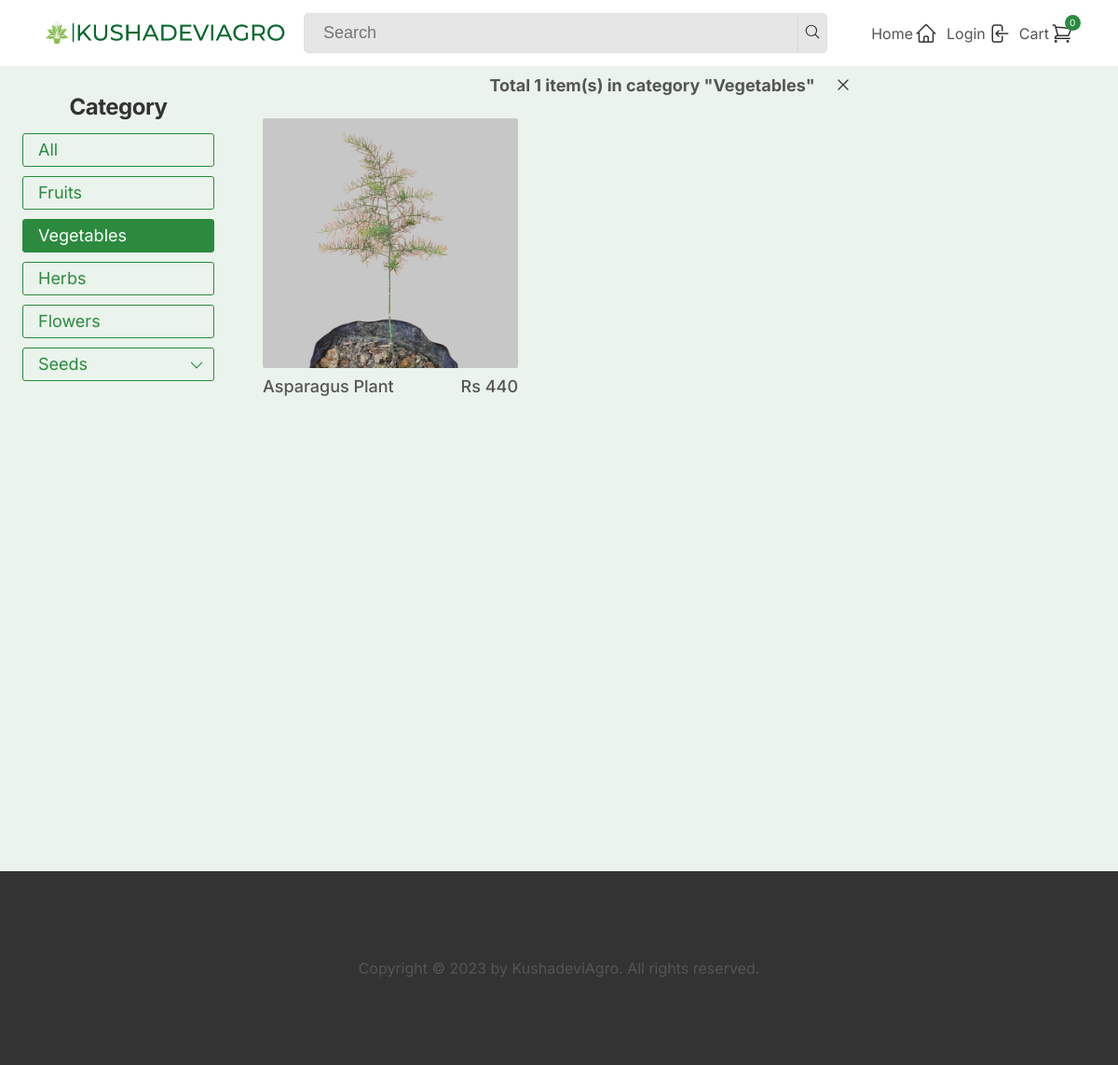
The page /shop/index.php?m_cat_id=2&m_cat_name=Vegetables on the database its author committed.
### tables this page shows
CREATE TABLE `t_main_category` (
  `m_cat_id` int NOT NULL,
  `m_cat_name` varchar(50) NOT NULL
);

CREATE TABLE `t_product` (
  `p_id` int NOT NULL,
  `p_name` varchar(255) NOT NULL,
  `p_price` int NOT NULL,
  `p_available_qty` int NOT NULL,
  `p_featured_photo` varchar(255) NOT NULL,
  `p_description` text NOT NULL,
  `m_cat_id` int NOT NULL,
  `s_cat_id` int DEFAULT NULL,
  `p_is_featured` int NOT NULL,
  `p_is_active` int NOT NULL
);

### shop/product-category.php (the view, shortened to what this page needs)
<?php require("../admin/config.php") ?>
<?php
$query = "select * from t_main_category;";
$resu = mysqli_query($conn, $query);
?>
<aside class="sidebar">
  <div class="center-text margin-bottom-sm">
    <h2 class="heading-tertiary">Category</h2>
  </div>
  <ul class="sidebar-main-list">
    <li>
      <a href="index.php" class="btn btn-ghost btn-small <?php if (!isset($_REQUEST["m_cat_id"])) {
          unset($_SESSION["main_category"]);
          unset($_SESSION["sub_category"]);
          echo "make-btn-full";
      } ?>">All</a>
    </li>
    <?php foreach ($resu as $m_cat) { ?>
      <li class="main-menu">
        <a href="index.php?m_cat_id=<?php echo $m_cat["m_cat_id"]; ?>&m_cat_name=<?php echo $m_cat["m_cat_name"]; ?>" class="btn btn-ghost btn-small main-link <?php if (isset($_REQUEST["m_cat_id"]) && $_REQUEST["m_cat_id"] == $m_cat["m_cat_id"]) {
            echo "make-btn-full";
        } ?>"><?php echo $m_cat["m_cat_name"] ?></a>
        <?php
        $query = "select * from t_sub_category where m_cat_id = ?";
        $stmt = mysqli_stmt_init($conn);
        mysqli_stmt_prepare($stmt, $query);
        mysqli_stmt_bind_param($stmt, "i", $m_cat["m_cat_id"]);
        mysqli_stmt_execute($stmt);
        $res = mysqli_stmt_get_result($stmt);
        $total = mysqli_num_rows($res);
        ?>
        <?php if ($total>0) { ?>
      <label for="toggle<?php echo $m_cat["m_cat_id"];?>">
        <svg xmlns="http://www.w3.org/2000/svg" fill="none" viewBox="0 0 24 24" stroke-width="1.5" stroke="currentColor" class="chev-down">
  <path stroke-linecap="round" stroke-linejoin="round" d="M19.5 8.25l-7.5 7.5-7.5-7.5" />
</svg>
      </label>
        <?php } ?>
      </li>
    <?php } ?>
  </ul>
</aside>

### shop/index.php (shortened to what this page needs)
<?php require("sub-header.php") ?>
<?php
if (isset($_REQUEST["m_cat_id"])) {
  if (isset($_REQUEST["s_cat_id"])) {
    $query  = "select * from t_product where p_is_active = 1 and m_cat_id = ? and s_cat_id = ? ";
    $stmt = mysqli_stmt_init($conn);
    mysqli_stmt_prepare($stmt, $query);
    mysqli_stmt_bind_param($stmt, "ii", $_REQUEST["m_cat_id"], $_REQUEST["s_cat_id"]);
    mysqli_stmt_execute($stmt);
    $result = mysqli_stmt_get_result($stmt);
    mysqli_stmt_close($stmt);
    $total = mysqli_num_rows($result);
    $m_cat_name = $_REQUEST["m_cat_name"];
    $s_cat_name = $_REQUEST["s_cat_name"];
    $_SESSION["main_category"]["id"] = $_REQUEST["m_cat_id"];
    $_SESSION["main_category"]["name"] = $_REQUEST["m_cat_name"];
    $_SESSION["sub_category"]["id"] = $_REQUEST["s_cat_id"];
    $_SESSION["sub_category"]["name"] = $_REQUEST["s_cat_name"];
    $search_result = "Total $total item(s) in sub-category " . "\"$s_cat_name\"" . " of category " . "\"$m_cat_name\"";
  } else {
    $query = "select * from t_product where p_is_active = 1 and m_cat_id = ?";
    $stmt = mysqli_stmt_init($conn);
    mysqli_stmt_prepare($stmt, $query);
    mysqli_stmt_bind_param($stmt, "i", $_REQUEST["m_cat_id"]);
    mysqli_stmt_execute($stmt);
    $result = mysqli_stmt_get_result($stmt);
    $total = mysqli_num_rows($result);
    $cat_name = $_REQUEST["m_cat_name"];
    $search_result = "Total $total item(s) in category " . "\"$cat_name\"";
  }
} else {
  $query = "select * from t_product where p_is_active = 1";
  $result = mysqli_query($conn, $query);
} ?>
<main>
  <section class="section-products">
    <?php if (isset($search_result)) { ?>
      <div class="search-trigger">
        <p class="search-result"><?php echo $search_result; ?></p>
        <a href="index.php" class="cross-link">
          <svg xmlns="http://www.w3.org/2000/svg" fill="none" viewBox="0 0 24 24" stroke-width="1.5" stroke="currentColor" class=" icon cross-icon">
            <path stroke-linecap="round" stroke-linejoin="round" d="M6 18L18 6M6 6l12 12" />
          </svg>
        </a>
      </div>
    <?php   } ?>
    <div class="container grid-gap-sm grid-2-cols-unequal">
      <?php require("product-category.php") ?>
      <?php
      for ($i = 0; $i < 1; $i++) {
      ?>
        <div class="products-gallery">
          <div class="products-grid grid-gap-products grid-3-cols">
            <?php
            foreach ($result as $row) {
            ?>
              <article class="product">
                <figure class="product-image">
                  <div class="product-img" style="background-image:url('img/uploads/<?php echo $row['p_featured_photo']; ?>');"></div>
                </figure>
                <footer class="product-info-box">
                  <p class="product-name"><?php echo $row["p_name"]; ?></p>
                  <p class="product-price">Rs <?php echo $row["p_price"]; ?></p>
                </footer>
              </article>
            <?php }
            ?>
          </div>
        </div>
      <?php } ?>
    </div>
  </section>
</main>
<?php require_once("../footer.php"); ?>

### css/common.css (style rules this page uses)
* { margin: 0; padding: 0; box-sizing: border-box; }
html { font-size: 62.5%; scroll-behavior: smooth; scroll-padding-top: 6.2rem; }
body { font-family: "inter", sans-serif; line-height: 1; font-weight: 400; color: #555; }
.heading-primary, .heading-secondary, .heading-tertiary, .heading-quarternary { font-weight: 700; letter-spacing: -0.5px; color: #333; }
.heading-tertiary { font-size: 2.4rem; }
.container { max-width: 120rem; margin: 0 auto; padding: 0 2.4rem; }
.grid-gap-sm { display: grid; gap: 2.4rem; }
.grid-3-cols { grid-template-columns: repeat(3, 1fr); }
.grid-2-cols-unequal { grid-template-columns: 210px 1fr; }
a { text-decoration: none; }
ul { list-style-position: inside; }
.btn { border: 1px solid #2b8a3e; color: #2b8a3e; border-radius: 3px; cursor: pointer; }
.btn:link, .btn:visited { display: inline-block; text-decoration: none; border-radius: 3px; transition: all 0.3s; border: 1px solid #2b8a3e; }
.btn-ghost:link, .btn-ghost:visited { color: #2b8a3e; border: 1px solid #2b8a3e; }
.btn-small { font-size: 1.8rem; padding: 0.8rem 1.6rem; }
.icon { color: #333; transition: all 0.3s; }
.center-text { text-align: center !important; }
.margin-bottom-sm { margin-bottom: 1.6rem !important; }
.make-btn-full { color: #fff !important; background-color: #2b8a3e; }

### shop/css/style.css (style rules this page uses)
.sidebar { height: 80vh; padding-right: 0.4rem; overflow-y: auto; }
.sidebar-main-list, .sidebar-sub-list { display: flex; flex-direction: column; list-style: none; }
.sidebar-main-list { gap: 1rem; }
.main-menu { position: relative; }
.chev-down { position: absolute; right: 1rem; top: 1rem; width: 1.8rem; height: 1.8rem; cursor: pointer; color: #2b8a3e; }
.sidebar-main-list .btn { display: block; }
.section-products { padding: 3.2rem 0; background-color: #eaf3ec; position: relative; }
.products-gallery { padding: 2.4rem; height: 100vh; overflow: auto; }
.products-grid { grid-auto-rows: 1fr; grid-auto-columns: 1fr; }
.grid-gap-products { display: grid; grid-row-gap: 3.6rem; grid-column-gap: 2.4rem; }
.search-trigger { position: absolute; min-width: 50%; top: 0; left: 60%; transform: translatex(-50%); display: flex; gap: 2rem; justify-content: center; align-items: center; padding-top: 1rem; }
.search-trigger .icon { width: 2rem; height: 2rem; }
.search-result { font-size: 1.8rem; font-weight: 700; }
.cross-icon { color: #333; width: 4.4rem; height: 4.4rem; }

### shop/css/product.css (style rules this page uses)
.product-image { position: relative; }
.product-img { height: 26.8rem; width: 100%; background-position: center; background-size: cover; transition: all 0.3s; border-radius: 2px; }
.product-info-box { display: flex; justify-content: space-between; margin-top: 1.12rem; }
.product-name, .product-price { font-size: 1.8rem; font-weight: 500; }

### rows shown on the page
t_main_category: m_cat_name "Fruits"
t_main_category: m_cat_name "Vegetables"
t_main_category: m_cat_name "Herbs"
t_main_category: m_cat_name "Flowers"
t_main_category: m_cat_name "Seeds"
t_product: p_featured_photo (picture), p_name "Asparagus Plant", p_price "440"

### other values the page prints
$search_result "Total 1 item(s) in category \"Vegetables\""
